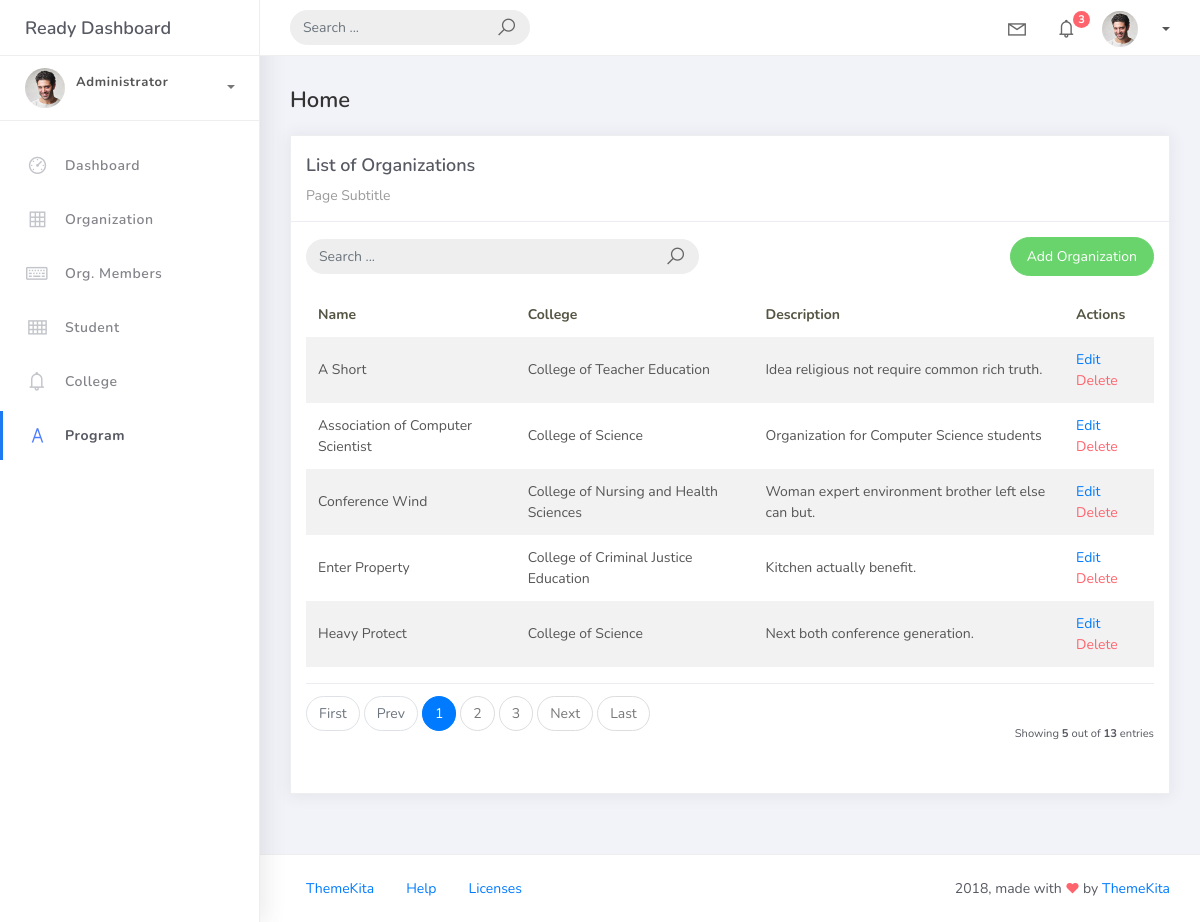
Screenshot of /organization_list with the database file from the repository.
### studentorg/models.py (models this page shows, shortened)
class BaseModel(models.Model):
    created_at = models.DateTimeField(auto_now_add=True, db_index=True)
    updated_at = models.DateTimeField(auto_now=True)
    class Meta:
        abstract = True

class Organization(BaseModel):
    name = models.CharField(max_length=250)
    college =  models.ForeignKey(College, null=True, blank=True, on_delete=models.CASCADE)
    description = models.CharField(max_length=500)

class College(BaseModel):
    college_name = models.CharField(max_length=150)
    def __str__(self):
            return self.college_name

### studentorg/views.py (the view)
# urls.py: path('organization_list', OrganizationList.as_view(), name='organization-list'),
class OrganizationList(ListView):
    model = Organization
    context_object_name = 'organization'
    template_name = "org_list.html"
    paginate_by = 5
    ordering = ["name"]
    """def get_ordering(self):
        allowed = ["name", "college"]
        sort_by = self.request.GET.get("sort_by")
        if sort_by in allowed:
            return sort_by
        return "name" """
    def get_queryset(self):
        qs = super().get_queryset()
        query = self.request.GET.get('q')
        if query:
            qs = qs.filter(
                Q(name__icontains=query) |
                Q(description__icontains=query)
            )
        return qs

### templates/org_list.html
    {% extends 'base.html' %}
    {% load static %}
    {% block content %}
    <div class="content">
        <div class="container-fluid">
            <h4 class="page-title">Home</h4>
            <div class="row">
                <div class="col-md-12">
                    <div class="card">
                        <div class="card-header">
                            <div class="card-title">List of Organizations</div>
                            <div class="card-category">Page Subtitle</div>
                        </div>
                        <div class="card-body">
                            <div class="row align-items-center mb-3">
                                <div class="col-md-6 mb-2 mb-md-0">
                                    <form class="navbar-left navbar-form nav-search mr-md-3" action="{% url 'organization-list' %}" method="get">
                                        <div class="input-group">
                                            <input type="text"
                                                placeholder="Search ..."
                                                class="form-control"
                                                name="q"
                                                value="{{ request.GET.q|default:'' }}" />
                                            <div class="input-group-append">
                                                <button type="submit" class="input-group-text">
                                                    <i class="la la-search search-icon"></i>
                                                </button>
                                            </div>
                                        </div>
                                    </form>
                                </div>
                                <div class="col-md-6 text-md-right">
                                    <a href="{% url 'organization-add' %}"
                                    class="btn btn-success btn-rounded">
                                        Add Organization
                                    </a>
                                </div>
                            </div>
                            <table class="table table-striped mt-3">
                                <thead>
                                    <tr>
                                        <th scope="col">Name</th>
                                        <th scope="col">College</th>
                                        <th scope="col">Description</th>
                                        <th scope ="col">Actions</th>
                                    </tr>
                                </thead>
                                <tbody>
                                    {% for object in organization %}
                                    <tr>
                                        <td>{{ object.name }}</td>
                                        <td>{{ object.college }}</td>
                                        <td>{{ object.description }}</td>
                                        <td>
                                            <a href="{% url 'organization-update' object.id %}">Edit</a>
                                            <a href="{% url 'organization-delete' object.id %}" class="text-danger">Delete</a>
                                        </td>
                                    </tr>
                                    {% empty %}
                                        <tr>
                                            <td colspan="4" style="text-align: center;">
                                                <p class="text-sm font-weight-bold mb-0">No Records Found</p>
                                            </td>
                                        </tr>
                                    {% endfor %}
                                </tbody>
                            </table>
                            {% include 'includes/pagination.html' %}
                        </div>
                    </div>
                </div>
            </div>
        </div>
    </div>
    {% endblock %}

### templates/base.html (shortened to what this page needs)
{% load static %}
{% load pwa %}
<!DOCTYPE html>
<html>
<head>
	<link rel="stylesheet" href="{% static 'css/bootstrap.min.css' %}">
	<link rel="stylesheet" href="{% static 'css/ready.css' %}">
    <link rel="stylesheet" href="{% static 'css/demo.css' %}">
</head>
<body>
	<div class="wrapper">
		<div class="main-header">
			<div class="logo-header">
				<a href="index.html" class="logo">
					Ready Dashboard
				</a>
			</div>
			<nav class="navbar navbar-header navbar-expand-lg">
				<div class="container-fluid">
					<form class="navbar-left navbar-form nav-search mr-md-3" action="">
						<div class="input-group">
							<input type="text" placeholder="Search ..." class="form-control">
							<div class="input-group-append">
								<span class="input-group-text">
									<i class="la la-search search-icon"></i>
								</span>
							</div>
						</div>
					</form>
					<ul class="navbar-nav topbar-nav ml-md-auto align-items-center">
						<li class="nav-item dropdown hidden-caret">
							<a class="nav-link dropdown-toggle" href="#" id="navbarDropdown" role="button" data-toggle="dropdown" aria-haspopup="true" aria-expanded="false">
								<i class="la la-envelope"></i>
							</a>
						</li>
						<li class="nav-item dropdown hidden-caret">
							<a class="nav-link dropdown-toggle" href="#" id="navbarDropdown" role="button" data-toggle="dropdown" aria-haspopup="true" aria-expanded="false">
								<i class="la la-bell"></i>
								<span class="notification">3</span>
							</a>
						</li>
						<li class="nav-item dropdown">
							<a class="dropdown-toggle profile-pic" data-toggle="dropdown" href="#" aria-expanded="false"> <img src="{% static 'img/profile.jpg' %}" alt="user-img" width="36" class="img-circle"><span>{{ request.user.username }}</span></span> </a>
							</li>
						</ul>
					</div>
				</nav>
			</div>
			<div class="sidebar">
				<div class="scrollbar-inner sidebar-wrapper">
					<div class="user">
						<div class="photo">
							<img src="{% static 'img/profile.jpg' %}">
						</div>
						<div class="info">
							<a class="" data-toggle="collapse" href="#collapseExample" aria-expanded="true">
								<span>
									<span class="user-level">Administrator</span>
									<span class="caret"></span>
								</span>
							</a>
							<div class="clearfix"></div>
						</div>
					</div>
					<ul class="nav">
						<li class="nav-item">
							<a href="{% url 'home' %}">
								<i class="la la-dashboard"></i>
								<p>Dashboard</p>
							</a>
						</li>
						<li class="nav-item">
							<a href="{% url 'organization-list' %}">
								<i class="la la-table"></i>
								<p>Organization</p>
							</a>
						</li>
						<li class="nav-item">
							<a href="{% url 'org-member-list' %}">
								<i class="la la-keyboard-o"></i>
								<p>Org. Members</p>
							</a>
						</li>
						<li class="nav-item">
							<a href="{% url 'student-list' %}">
								<i class="la la-th"></i>
								<p>Student</p>
							</a>
						</li>
						<li class="nav-item">
							<a href="{% url 'college-list' %}">
								<i class="la la-bell"></i>
								<p>College</p>
							</a>
						</li>
						<li class="nav-item active">
							<a href="{% url 'program-list' %}">
								<i class="la la-font"></i>
								<p>Program</p>
							</a>
						</li>
					</ul>
				</div>
			</div>
			<div class="main-panel">
                {% block content %}
                {% endblock %}
				<footer class="footer">
					<div class="container-fluid">
						<nav class="pull-left">
							<ul class="nav">
								<li class="nav-item">
									<a class="nav-link" href="http://www.themekita.com">
										ThemeKita
									</a>
								</li>
								<li class="nav-item">
									<a class="nav-link" href="#">
										Help
									</a>
								</li>
								<li class="nav-item">
									<a class="nav-link" href="https://themewagon.com/license/#free-item">
										Licenses
									</a>
								</li>
							</ul>
						</nav>
						<div class="copyright ml-auto">
							2018, made with <i class="la la-heart heart text-danger"></i> by <a href="http://www.themekita.com">ThemeKita</a>
						</div>
					</div>
				</footer>
			</div>
		</div>
</body>
</html>

### templates/includes/pagination.html (shortened to what this page needs)
{% if is_paginated %}
    <div class="card-footer px-0 border-0 d-flex flex-column flex-lg-row align-items-center justify-content-between mt-3">
        <nav aria-label="Topics pagination" class="mb-4">
            <ul class="pagination">
                {% if page_obj.number > 1 %}
                    <li class="page-item">
                        <a class="page-link" href="?page=1&q={{ request.GET.q }}&sort_by={{ request.GET.sort_by }}">First</a>
                    </li>
                {% else %}
                    <li class="page-item disabled">
                        <span class="page-link">First</span>
                    </li>
                {% endif %}
                {% if page_obj.has_previous %}
                    <li class="page-item">
                        <a class="page-link" href="?page={{ page_obj.previous_page_number }}&q={{ request.GET.q }}&sort_by={{ request.GET.sort_by }}">Prev</a>
                    </li>
                {% else %}
                    <li class="page-item disabled">
                        <span class="page-link">Prev</span>
                    </li>
                {% endif %}
                {% for page_num in paginator.page_range %}
                    {% if page_obj.number == page_num %}
                        <li class="page-item active">
                            <span class="page-link">
                                {{ page_num }}
                            </span>
                        </li>
                    {% elif page_num > page_obj.number|add:'-3' and page_num < page_obj.number|add:'3' %}
                        <li class="page-item">
                            <a class="page-link" href="?page={{ page_num }}&q={{ request.GET.q }}&sort_by={{ request.GET.sort_by }}">
                                {{ page_num }}
                            </a>
                        </li>
                    {% endif %}
                {% endfor %}
                {% if page_obj.has_next %}
                    <li class="page-item">
                        <a class="page-link" href="?page={{ page_obj.next_page_number }}&q={{ request.GET.q }}&sort_by={{ request.GET.sort_by }}">
                            Next
                        </a>
                    </li>
                {% else %}
                    <li class="page-item disabled">
                        <span class="page-link">Next</span>
                    </li>
                {% endif %}
                {% if page_obj.number != paginator.num_pages %}
                    <li class="page-item">
                        <a class="page-link" href="?page={{ paginator.num_pages }}&q={{ request.GET.q }}&sort_by={{ request.GET.sort_by }}">
                            Last
                        </a>
                    </li>
                {% else %}
                    <li class="page-item disabled">
                        <span class="page-link">Last</span>
                    </li>
                {% endif %}
            </ul>
        </nav>
        <div class="fw-normal small mt-4 mt-lg-0">
            Showing <b>{{ object_list.count }}</b>
            out of <b>{{ paginator.count }}</b> entries
        </div>
    </div>
{% endif %}

### rows the page displays
Organization: name "A Short", college "College of Teacher Education", description "Idea religious not require common rich truth."
Organization: name "Association of Computer Scientist", college "College of Science", description "Organization for Computer Science students"
Organization: name "Conference Wind", college "College of Nursing and Health Sciences", description "Woman expert environment brother left else can but."
Organization: name "Enter Property", college "College of Criminal Justice Education", description "Kitchen actually benefit."
Organization: name "Heavy Protect", college "College of Science", description "Next both conference generation."

### other values shown
{{ page_num }} "1"
{{ page_num }} "2" "3"
{{ object_list.count }} "5"
{{ paginator.count }} "13"
